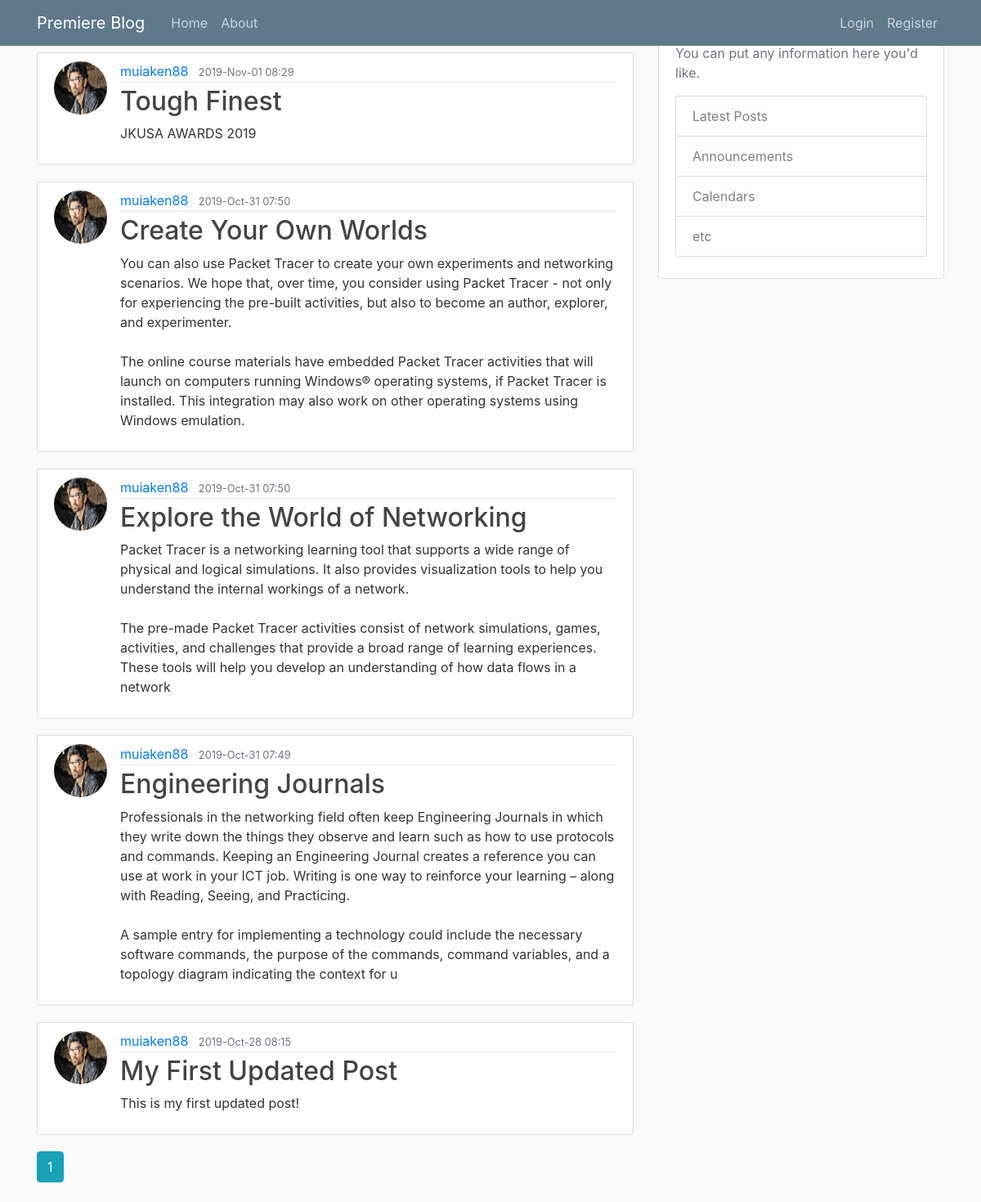
Screenshot of /user/muiaken88 with the database file from the repository.
### flaskblog/models.py (models this page shows, shortened)
class Post(db.Model):
    id = db.Column(db.Integer, primary_key=True)
    title = db.Column(db.String(100), nullable=False)
    date_posted = db.Column(db.DateTime, nullable=False, default=datetime.utcnow)
    content = db.Column(db.Text, nullable=False)
    user_id = db.Column(db.Integer, db.ForeignKey('user.id'), nullable=False)

class User(db.Model, UserMixin):
    id = db.Column(db.Integer, primary_key=True)
    username = db.Column(db.String(20), unique=True, nullable=False)
    email = db.Column(db.String(120), unique=True, nullable=False)
    image_file= db.Column(db.String(20), nullable=False, default='default.jpg')
    password = db.Column(db.String(60), nullable=False)
    posts = db.relationship('Post', backref='author', lazy=True)

### flaskblog/users/routes.py (the view)
@users.route("/user/<string:username>")
def user_posts(username):
    page = request.args.get('page',1, type=int)
    user = User.query.filter_by(username=username).first_or_404()
    posts = Post.query.filter_by(author=user)\
        .order_by(Post.date_posted.desc())\
        .paginate(page=page,per_page=5)
    return render_template('user_posts.html', posts=posts, user=user)

### flaskblog/templates/user_posts.html (shortened to what this page needs)
{% extends 'layout.html'%}
{% block content %}
    <h1 class="mb-3">Posts by {{ user.username }} ({{ posts.total }})</h1>
    {% for post in posts.items %}
            <article class="media content-section">
              <img class="rounded-circle article-img" src="{{ url_for('static', filename='profile_pics/' + post.author.image_file) }}">
              <div class="media-body">
                <div class="article-metadata">
                  <a class="mr-2" href="{{ url_for('users.user_posts', username=post.author.username) }}">{{ post.author.username }}</a>
                  <small class="text-muted">{{ post.date_posted.strftime('%Y-%b-%d  %H:%M') }}</small>
                </div>
                <h2><a class="article-title" href="{{ url_for('posts.post', post_id=post.id) }}">{{ post.title }}</a></h2>
                <p class="article-content">{{ post.content }}</p>
              </div>
            </article>
    {% endfor %}
  {% for page_num in posts.iter_pages(left_edge=1, right_edge=1, left_current=1, right_current=2) %}
    {% if page_num %}
      {% if posts.page == page_num %}
        <a class="btn btn-info mb-4" href="{{ url_for('users.user_posts', username=user.username, page=page_num) }}">{{ page_num }}</a>
      {% else %}
        <a class="btn btn-outline-info mb-4" href="{{ url_for('users.user_posts', username=user.username,  page=page_num) }}">{{ page_num }}</a>
      {% endif %}
    {% endif %}
  {% endfor %}
{% endblock content %}

### flaskblog/static/main.css (style rules this page uses)
body { background: #fafafa; color: #333333; }
h1, h2, h3, h4, h5, h6 { color: #444444; }
.content-section { background: #ffffff; padding: 10px 20px; border: 1px solid #dddddd; border-radius: 3px; margin-bottom: 20px; }
.article-title { color: #444444; }
.article-content { white-space: pre-line; }
.article-img { height: 65px; width: 65px; margin-right: 16px; }
.article-metadata { padding-bottom: 1px; margin-bottom: 4px; border-bottom: 1px solid #e3e3e3 }

### rows the page displays
Post: image_file (picture), author.username "muiaken88", date_posted "2019-Nov-01 08:29", title "Tough Finest", content "JKUSA AWARDS 2019"
Post: image_file (picture), author.username "muiaken88", date_posted "2019-Oct-31 07:50", title "Create Your Own Worlds", content "You can also use Packet Tracer to create your own experiments and networking scenarios. We hope that, over time, you consider using Packet Tracer - not only for experiencing the pre-built activities, but also to become an author, explorer, and experimenter. The online course materials have embedded Packet Tracer activities that will launch on computers running Windows® operating systems, if Packet Tracer is installed. This integration may also work on other operating systems using Windows emulation."
Post: image_file (picture), author.username "muiaken88", date_posted "2019-Oct-31 07:50", title "Explore the World of Networking", content "Packet Tracer is a networking learning tool that supports a wide range of physical and logical simulations. It also provides visualization tools to help you understand the internal workings of a network. The pre-made Packet Tracer activities consist of network simulations, games, activities, and challenges that provide a broad range of learning experiences. These tools will help you develop an understanding of how data flows in a network"
Post: image_file (picture), author.username "muiaken88", date_posted "2019-Oct-31 07:49", title "Engineering Journals", content "Professionals in the networking field often keep Engineering Journals in which they write down the things they observe and learn such as how to use protocols and commands. Keeping an Engineering Journal creates a reference you can use at work in your ICT job. Writing is one way to reinforce your learning – along with Reading, Seeing, and Practicing. A sample entry for implementing a technology could include the necessary software commands, the purpose of the commands, command variables, and a topology diagram indicating the context for u"
Post: image_file (picture), author.username "muiaken88", date_posted "2019-Oct-28 08:15", title "My First Updated Post", content "This is my first updated post!"

### other values shown
{{ page_num }} "1"
